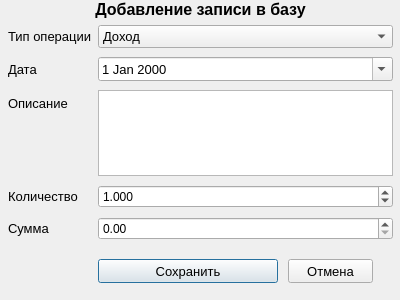
<?xml version="1.0" encoding="UTF-8"?>
<ui version="4.0">
 <class>DialogFormFinance</class>
 <widget class="QDialog" name="DialogFormFinance">
  <property name="windowModality">
   <enum>Qt::ApplicationModal</enum>
  </property>
  <property name="geometry">
   <rect>
    <x>0</x>
    <y>0</y>
    <width>400</width>
    <height>300</height>
   </rect>
  </property>
  <property name="minimumSize">
   <size>
    <width>400</width>
    <height>300</height>
   </size>
  </property>
  <property name="maximumSize">
   <size>
    <width>400</width>
    <height>300</height>
   </size>
  </property>
  <property name="windowTitle">
   <string>Работа с записями</string>
  </property>
  <widget class="QWidget" name="verticalLayoutWidget">
   <property name="geometry">
    <rect>
     <x>0</x>
     <y>0</y>
     <width>401</width>
     <height>301</height>
    </rect>
   </property>
   <layout class="QVBoxLayout" name="verticalLayout">
    <item>
     <widget class="QLabel" name="Captionlabel">
      <property name="font">
       <font>
        <pointsize>12</pointsize>
        <weight>75</weight>
        <bold>true</bold>
       </font>
      </property>
      <property name="layoutDirection">
       <enum>Qt::LeftToRight</enum>
      </property>
      <property name="text">
       <string>Добавление записи в базу</string>
      </property>
      <property name="alignment">
       <set>Qt::AlignCenter</set>
      </property>
     </widget>
    </item>
    <item>
     <layout class="QFormLayout" name="formLayout">
      <property name="sizeConstraint">
       <enum>QLayout::SetDefaultConstraint</enum>
      </property>
      <property name="fieldGrowthPolicy">
       <enum>QFormLayout::AllNonFixedFieldsGrow</enum>
      </property>
      <property name="rowWrapPolicy">
       <enum>QFormLayout::DontWrapRows</enum>
      </property>
      <property name="labelAlignment">
       <set>Qt::AlignLeading|Qt::AlignLeft|Qt::AlignTop</set>
      </property>
      <property name="formAlignment">
       <set>Qt::AlignLeading|Qt::AlignLeft|Qt::AlignTop</set>
      </property>
      <property name="verticalSpacing">
       <number>9</number>
      </property>
      <property name="leftMargin">
       <number>8</number>
      </property>
      <property name="topMargin">
       <number>0</number>
      </property>
      <property name="rightMargin">
       <number>8</number>
      </property>
      <property name="bottomMargin">
       <number>0</number>
      </property>
      <item row="0" column="0">
       <widget class="QLabel" name="label_2">
        <property name="font">
         <font>
          <pointsize>10</pointsize>
         </font>
        </property>
        <property name="text">
         <string>Тип операции</string>
        </property>
       </widget>
      </item>
      <item row="0" column="1">
       <widget class="QComboBox" name="comboBox">
        <property name="font">
         <font>
          <pointsize>10</pointsize>
         </font>
        </property>
        <item>
         <property name="text">
          <string>Доход</string>
         </property>
        </item>
        <item>
         <property name="text">
          <string>Расход</string>
         </property>
        </item>
       </widget>
      </item>
      <item row="1" column="0">
       <widget class="QLabel" name="label">
        <property name="font">
         <font>
          <pointsize>10</pointsize>
         </font>
        </property>
        <property name="text">
         <string>Дата</string>
        </property>
       </widget>
      </item>
      <item row="1" column="1">
       <widget class="QDateEdit" name="dateEditTask">
        <property name="font">
         <font>
          <pointsize>10</pointsize>
         </font>
        </property>
        <property name="calendarPopup">
         <bool>true</bool>
        </property>
       </widget>
      </item>
      <item row="2" column="0">
       <widget class="QLabel" name="label_3">
        <property name="font">
         <font>
          <pointsize>10</pointsize>
         </font>
        </property>
        <property name="text">
         <string>Описание</string>
        </property>
       </widget>
      </item>
      <item row="2" column="1">
       <widget class="QTextEdit" name="textEdit">
        <property name="font">
         <font>
          <pointsize>10</pointsize>
         </font>
        </property>
       </widget>
      </item>
      <item row="3" column="0">
       <widget class="QLabel" name="label_4">
        <property name="font">
         <font>
          <pointsize>10</pointsize>
         </font>
        </property>
        <property name="text">
         <string>Количество</string>
        </property>
       </widget>
      </item>
      <item row="4" column="0">
       <widget class="QLabel" name="label_5">
        <property name="font">
         <font>
          <pointsize>10</pointsize>
         </font>
        </property>
        <property name="text">
         <string>Сумма</string>
        </property>
       </widget>
      </item>
      <item row="5" column="1">
       <layout class="QFormLayout" name="formLayout_2">
        <property name="sizeConstraint">
         <enum>QLayout::SetDefaultConstraint</enum>
        </property>
        <property name="rowWrapPolicy">
         <enum>QFormLayout::DontWrapRows</enum>
        </property>
        <property name="horizontalSpacing">
         <number>10</number>
        </property>
        <property name="verticalSpacing">
         <number>6</number>
        </property>
        <property name="topMargin">
         <number>10</number>
        </property>
        <property name="rightMargin">
         <number>0</number>
        </property>
        <property name="bottomMargin">
         <number>18</number>
        </property>
        <item row="0" column="0">
         <widget class="QPushButton" name="ButtonSave">
          <property name="sizePolicy">
           <sizepolicy hsizetype="Minimum" vsizetype="Minimum">
            <horstretch>0</horstretch>
            <verstretch>0</verstretch>
           </sizepolicy>
          </property>
          <property name="minimumSize">
           <size>
            <width>180</width>
            <height>24</height>
           </size>
          </property>
          <property name="maximumSize">
           <size>
            <width>16777215</width>
            <height>24</height>
           </size>
          </property>
          <property name="font">
           <font>
            <pointsize>10</pointsize>
           </font>
          </property>
          <property name="text">
           <string>Сохранить</string>
          </property>
          <property name="icon">
           <iconset>
            <normaloff>icons/save64.png</normaloff>icons/save64.png</iconset>
          </property>
         </widget>
        </item>
        <item row="0" column="1">
         <widget class="QPushButton" name="ButtonCancel">
          <property name="sizePolicy">
           <sizepolicy hsizetype="Minimum" vsizetype="Fixed">
            <horstretch>0</horstretch>
            <verstretch>0</verstretch>
           </sizepolicy>
          </property>
          <property name="minimumSize">
           <size>
            <width>50</width>
            <height>24</height>
           </size>
          </property>
          <property name="maximumSize">
           <size>
            <width>85</width>
            <height>24</height>
           </size>
          </property>
          <property name="font">
           <font>
            <pointsize>10</pointsize>
           </font>
          </property>
          <property name="text">
           <string>Отмена</string>
          </property>
          <property name="icon">
           <iconset>
            <normaloff>icons/delete_64.png</normaloff>icons/delete_64.png</iconset>
          </property>
          <property name="iconSize">
           <size>
            <width>12</width>
            <height>12</height>
           </size>
          </property>
         </widget>
        </item>
       </layout>
      </item>
      <item row="4" column="1">
       <widget class="QDoubleSpinBox" name="Sum"/>
      </item>
      <item row="3" column="1">
       <widget class="QDoubleSpinBox" name="Amount">
        <property name="decimals">
         <number>3</number>
        </property>
        <property name="maximum">
         <double>99999.000000000000000</double>
        </property>
        <property name="value">
         <double>1.000000000000000</double>
        </property>
       </widget>
      </item>
     </layout>
    </item>
   </layout>
  </widget>
 </widget>
 <resources/>
 <connections/>
</ui>
